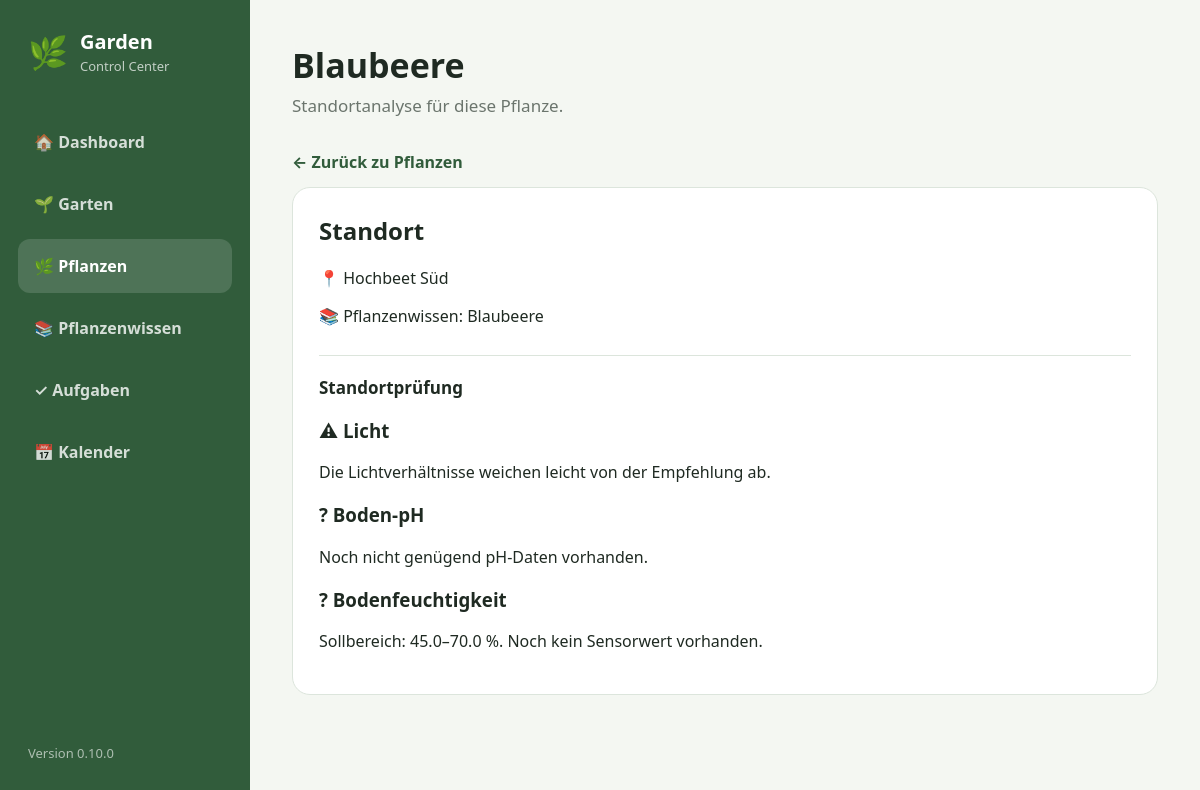
Page /plants/6/analysis on the committed database.
### app/models/plant.py (models this page shows)
class Plant(Base):
    __tablename__ = "plants"
    id: Mapped[int] = mapped_column(
        Integer,
        primary_key=True,
        index=True,
    )
    name: Mapped[str] = mapped_column(
        String(100),
        nullable=False,
    )
    variety: Mapped[str | None] = mapped_column(
        String(100),
        nullable=True,
    )
    quantity: Mapped[int] = mapped_column(
        Integer,
        default=1,
        nullable=False,
    )
    planted_at: Mapped[date | None] = mapped_column(
        Date,
        nullable=True,
    )
    notes: Mapped[str | None] = mapped_column(
        Text,
        nullable=True,
    )
    garden_area_id: Mapped[int] = mapped_column(
        ForeignKey("garden_areas.id"),
        nullable=False,
    )
    species_id: Mapped[int | None] = mapped_column(
        ForeignKey("plant_species.id"),
        nullable=True,
    )
    created_at: Mapped[datetime] = mapped_column(
        DateTime,
        default=datetime.now,
    )
    garden_area: Mapped["GardenArea"] = relationship(
        back_populates="plants",
    )
    species: Mapped["PlantSpecies | None"] = relationship(
        back_populates="plants",
    )

### app/models/garden_area.py (models this page shows)
class GardenArea(Base):
    __tablename__ = "garden_areas"
    id: Mapped[int] = mapped_column(
        Integer,
        primary_key=True,
        index=True,
    )
    name: Mapped[str] = mapped_column(
        String(100),
        nullable=False,
    )
    area_type: Mapped[str] = mapped_column(
        String(50),
        nullable=False,
    )
    area_size: Mapped[float | None] = mapped_column(
        Float,
        nullable=True,
    )
    light_condition: Mapped[str | None] = mapped_column(
        String(30),
        nullable=True,
    )
    soil_type: Mapped[str | None] = mapped_column(
        String(100),
        nullable=True,
    )
    soil_ph: Mapped[float | None] = mapped_column(
        Float,
        nullable=True,
    )
    irrigation_zone: Mapped[str | None] = mapped_column(
        String(50),
        nullable=True,
    )
    description: Mapped[str | None] = mapped_column(
        Text,
        nullable=True,
    )
    created_at: Mapped[datetime] = mapped_column(
        DateTime,
        default=datetime.now,
    )
    plants: Mapped[list["Plant"]] = relationship(
        back_populates="garden_area",
        cascade="all, delete-orphan",
    )

### app/models/plant_species.py (models this page shows)
class PlantSpecies(Base):
    __tablename__ = "plant_species"
    id: Mapped[int] = mapped_column(
        Integer,
        primary_key=True,
        index=True,
    )
    name: Mapped[str] = mapped_column(
        String(100),
        nullable=False,
        unique=True,
    )
    category: Mapped[str] = mapped_column(
        String(50),
        nullable=False,
    )
    sowing_start: Mapped[int | None] = mapped_column(
        Integer,
        nullable=True,
    )
    sowing_end: Mapped[int | None] = mapped_column(
        Integer,
        nullable=True,
    )
    planting_start: Mapped[int | None] = mapped_column(
        Integer,
        nullable=True,
    )
    planting_end: Mapped[int | None] = mapped_column(
        Integer,
        nullable=True,
    )
    harvest_start: Mapped[int | None] = mapped_column(
        Integer,
        nullable=True,
    )
    harvest_end: Mapped[int | None] = mapped_column(
        Integer,
        nullable=True,
    )
    water_need: Mapped[str] = mapped_column(
        String(20),
        default="mittel",
        nullable=False,
    )
    nutrient_need: Mapped[str] = mapped_column(
        String(20),
        default="mittel",
        nullable=False,
    )
    light_requirement: Mapped[str | None] = mapped_column(
        String(30),
        nullable=True,
    )
    soil_type: Mapped[str | None] = mapped_column(
        String(100),
        nullable=True,
    )
    soil_moisture_min: Mapped[float | None] = mapped_column(
        Float,
        nullable=True,
    )
    soil_moisture_max: Mapped[float | None] = mapped_column(
        Float,
        nullable=True,
    )
    soil_ph_min: Mapped[float | None] = mapped_column(
        Float,
        nullable=True,
    )
    soil_ph_max: Mapped[float | None] = mapped_column(
        Float,
        nullable=True,
    )
    frost_sensitive: Mapped[bool] = mapped_column(
        Boolean,
        default=False,
        nullable=False,
    )
    waterlogging_sensitive: Mapped[bool] = mapped_column(
        Boolean,
        default=False,
        nullable=False,
    )
    lime_sensitive: Mapped[bool] = mapped_column(
        Boolean,
        default=False,
        nullable=False,
    )
    description: Mapped[str | None] = mapped_column(
        Text,
        nullable=True,
    )
    created_at: Mapped[datetime] = mapped_column(
        DateTime,
        default=datetime.now,
    )
    plants: Mapped[list["Plant"]] = relationship(
        back_populates="species",
    )
    care_rules: Mapped[list["CareRule"]] = relationship(
        back_populates="species",
    )

### app/routers/plants.py (the view)
@router.get(
    "/plants/{plant_id}/analysis",
    response_class=HTMLResponse,
)
async def plant_location_analysis(
    plant_id: int,
    request: Request,
    db: Session = Depends(get_db),
):
    plant = db.get(Plant, plant_id)
    if plant is None:
        return RedirectResponse(
            "/plants",
            status_code=303,
        )
    analysis = None
    if plant.species and plant.garden_area:
        analysis = analyze_location(
            plant.species,
            plant.garden_area,
        )
    return templates.TemplateResponse(
        request=request,
        name="plant_analysis.html",
        context={
            "page": "plant_analysis",
            "app_name": APP_NAME,
            "version": APP_VERSION,
            "plant": plant,
            "analysis": analysis,
        },
    )

### app/templates/plant_analysis.html (shortened to what this page needs)
{% extends "base.html" %}
{% block content %}
        <header class="page-header">
            <div>
                <h1>
                    {{ plant.name }}
                </h1>
                <p>
                    Standortanalyse für diese Pflanze.
                </p>
            </div>
        </header>
        <a
            href="/plants"
            class="back-link"
        >
            ← Zurück zu Pflanzen
        </a>
        <div class="form-card">
            <h2>Standort</h2>
            <p>
                📍 {{ plant.garden_area.name }}
            </p>
            {% if plant.species %}
                <p>
                    📚 Pflanzenwissen:
                    {{ plant.species.name }}
                </p>
            {% endif %}
            <h2 class="form-section-title">
                Standortprüfung
            </h2>
            {% if analysis %}
                {% for result in analysis.results %}
                    <div class="analysis-result">
                        <h3>
                            {% if result.status == "good" %}
                                ✓
                            {% elif result.status == "warning" %}
                                ⚠
                            {% elif result.status == "bad" %}
                                ✕
                            {% else %}
                                ?
                            {% endif %}
                            {{ result.title }}
                        </h3>
                        <p>
                            {{ result.message }}
                        </p>
                    </div>
                {% endfor %}
            {% endif %}
        </div>
{% endblock %}

### app/static/css/style.css (style rules this page uses)
:root { --background: #f4f7f2; --surface: #ffffff; --primary: #315c3b; --primary-dark: #24482d; --primary-light: #e8f1e9; --text: #1f2a22; --muted: #6b756d; --border: #dce5dc; --danger: #a83a3a; --danger-background: #faeeee; --radius: 18px; }
* { box-sizing: border-box; }
html, body { margin: 0; min-height: 100%; }
body { font-family: system-ui, -apple-system, BlinkMacSystemFont, "Segoe UI", sans-serif; background: var(--background); color: var(--text); }
a { color: inherit; text-decoration: none; }
.page-header { margin-bottom: 34px; }
.page-header h1 { margin: 0 0 6px; font-size: 34px; }
.page-header p { margin: 0; color: var(--muted); font-size: 17px; }
h2 { margin-top: 0; }
.form-card { padding: 26px; background: var(--surface); border: 1px solid var(--border); border-radius: var(--radius); }
.form-section-title { margin: 28px 0 4px; padding-top: 20px; border-top: 1px solid var(--border); font-size: 17px; }
.back-link { display: inline-block; margin-bottom: 14px; color: var(--primary); font-weight: 650; }

### rows in the picture
Plant: name "Blaubeere"
GardenArea: garden_area.name "Hochbeet Süd"
PlantSpecies: species.name "Blaubeere"

### other values in the picture
{{ version }} "0.10.0"
{{ result.title }} "Licht" "Boden-pH" "Bodenfeuchtigkeit"
{{ result.message }} "Die Lichtverhältnisse weichen leicht von der Empfehlung ab." "Noch nicht genügend pH-Daten vorhanden." "Sollbereich: 45.0–70.0 %. Noch kein Sensorwert vorhanden."
